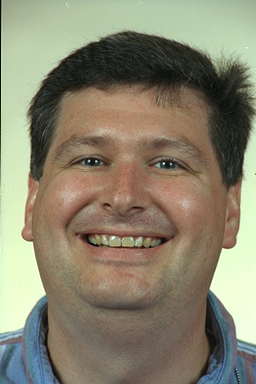
%> input picture LWF DATABASE_BACK_REMOVE/pic.ppm, 256 x 384 px, given in place of 17.jpg, which was not available
$ octave FR_LPT_LFW.m   (GNU Octave 9; MATLAB toolbox functions it lacks are replaced by stand-ins)
%> lines starting %> are read from the running program, lines starting %| are printed output that depends on the picture; pictures that were not available may be replaced by others from this repository, and a replacement may not be noted
%TILAK AND HARISH
%DATE: 4:4:2013
clc; clear all; close all;

% =====================PLEASE SPECIFY THE PATH OF THE CUSTOM DATABASE HERE======%
 %=========================Path of the folder uploaded=========================%
custom_database_path = 'C:\Users\USER\Desktop\LWF DATABASE_BACK_REMOVE\resized_database_after_scale_normalization\s';
 %========================================================================%


%%======================Global and Other Parameters======================%%
global classmeanarray totalmeanarray GlobalBestP;
countsum=0;
percentsum=0;
f = fspecial('gaussian',[3 3],0.5);
h= fspecial('log',[3 3],0.5);
b = zeros(35,8);
for i= 1:280
storeface{i} = zeros(1,625);
end
%%=======================================================================%%
                       %Train and Test Iterations%
%%=======================================================================%%
e=input('enter the number of iterations');
%> the answer given: 2
for x = 1: e;                            %10 Iterations
    disp(strcat('Iteration number:',num2str(x)));
    tic
ttotal = zeros(25,25);
k = 1;
for j = 1:35
%======================Acquire test images Randomly=======================%
    b(j,:) = randperm(20,8);
    tsum = zeros(25,25);
        for i = 1:8                      %Eight images per subject

%========================For custom LFW==================================%
face=imread(strcat(custom_database_path,num2str(j),'\',num2str(b(j,i)),'.jpg'));
%> face is the input picture: size 384x256x3 uint8; mean R, G, B 136.9, 131.7, 110.4


%==========================Preprocessing steps============================%

%==========================Feature extraction=============================%
[ca ch cv cd]=dwt2(face,'haar');
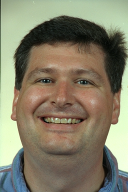
%> ca: size 192x128x3 double; mean R, G, B 273.8, 263.3, 220.8; drawn with min black and max white
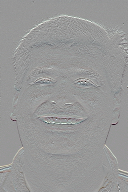
%> ch: size 192x128x3 double; mean R, G, B 0.1, 0.3, 0; drawn with min black and max white
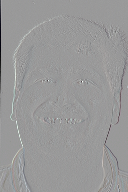
%> cv: size 192x128x3 double; mean R, G, B -0.5, -0.7, -0.5; drawn with min black and max white
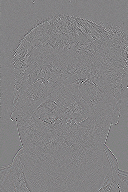
%> cd: size 192x128x3 double; mean R, G, B 0.3, -0.2, 0.4; drawn with min black and max white
   dctface=ca;                %DCT of the image
    u=dctface(1:25,1:25);                %Extract 50x50 DCT-coefficients
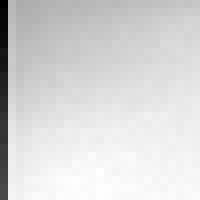
%> u: size 25x25 double (shown 8 times larger); min 113.5, max 384.5, mean 342.7; drawn with min black and max white
%> (the run ends here)
